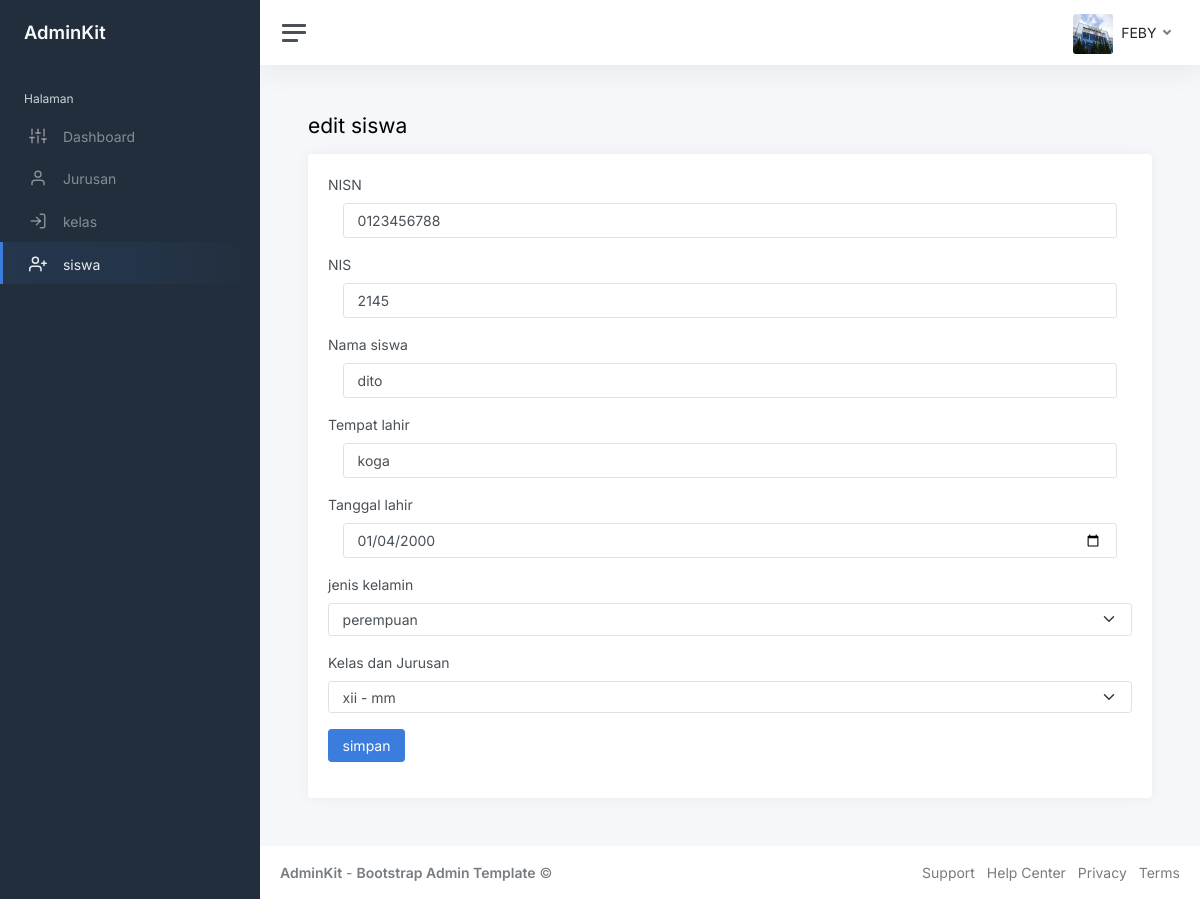
Screenshot of /index.php?page=edit-siswa&id=0123456788 (signed in) with the database file from the repository.
### tables this page shows
CREATE TABLE `siswa` (
  `nisn` char(10) NOT NULL,
  `nis` char(4) NOT NULL,
  `nama` varchar(35) NOT NULL,
  `tempat_lahir` varchar(30) NOT NULL,
  `tanggal_lahir` date NOT NULL,
  `jenis_kelamin` varchar(10) NOT NULL,
  `id_kelas` int(11) NOT NULL
);

CREATE TABLE `kelas` (
  `id_kelas` int(11) NOT NULL,
  `nm_kelas` varchar(10) NOT NULL,
  `id_jurusan` int(11) NOT NULL
);

### edit-siswa.php (the view, shortened to what this page needs)
<?php
$id = $_GET['id'];
$query = mysqli_query($koneksi, "SELECT * FROM siswa WHERE nisn='$id'");
$data = mysqli_fetch_array($query);
?>
<h1 class="h3 mb-3"> edit siswa</h1>
                    <div class="row">
                        <div class="col-12">
                            <div class="card flex-fill-fill">
                                <div class="card-body">
                                    <form method="post">
                                        <div class="mb-3">
                                            <label class="form-label">NISN</label>
                                            <div class="col-12">
                                                <input type="text" name="nisn" class="form-control" value="<?php echo $data['nisn']?>">
                                            </div>
                                        </div>
                                        <div class="mb-3">
                                            <label class="form-label">NIS</label>
                                            <div class="col-12">
                                                <input type="text" name="nis" class="form-control" value="<?php echo $data['nis']?>">
                                            </div>
                                        </div>
                                        <div class="mb-3">
                                            <label class="form-label">Nama siswa</label>
                                            <div class="col-12">
                                                <input type="text" name="nama" class="form-control" value="<?php echo $data['nama']?>">
                                            </div>
                                        </div>
                                        <div class="mb-3">
                                            <label class="form-label">Tempat lahir</label>
                                            <div class="col-12">
                                                <input type="text" name="Tempat_lahir" class="form-control" value="<?php echo $data['tempat_lahir']?>">
                                            </div>
                                        </div>
                                        <div class="mb-3">
                                            <label class="form-label">Tanggal lahir</label>
                                            <div class="col-12">
                                                <input type="date" name="Tanggal_lahir" class="form-control" value="<?php echo $data['tanggal_lahir']?>">
                                            </div>
                                        </div>
                                        <div class="mb-3">
                                            <label class="form-label">jenis kelamin</label>
                                            <select name="jenis_kelamin"class="form-select">
                                                <option value="perempuan"<?php if($data['jenis_kelamin']=='perempuan') { echo'selected';}?>>perempuan</option>
                                            </select>
                                        </div>
                                        <div class="mb-3">
                                            <label class="form-label">Kelas dan Jurusan</label>
                                            <select name="id_kelas"class="form-select">
                                                <?php
                                                 $query = mysqli_query($koneksi, "SELECT * FROM kelas INNER JOIN jurusan ON kelas.id_jurusan=jurusan.id_jurusan");
                                                 while ($kelas = mysqli_fetch_array($query)) {
                                                    ?>
                                                    <option value="<?php echo $kelas['id_kelas'] ?>"<?php if($data['id_kelas'] == $kelas['id_kelas']) { echo 'selected';}?> >
                                                    <?php  echo $kelas['nm_kelas'] ?> - <?php echo $kelas['nm_jurusan']?></option>
                                                    <?php
                                                 }
                                                ?>
                                            </select>
                                        </div>
                                        <div class="mb-3">
                                            <button class="btn btn-primary">simpan</button>
                                        </div>
                                    </form>
                                </div>
                            </div>
                        </div>
                    </div>

### rows the page displays
siswa: nisn "0123456788", nis "2145", nama "dito", Tempat_lahir "koga", Tanggal_lahir "01/04/2000", jenis_kelamin "perempuan", id_kelas "xii - mm"

### other values shown
$_SESSION['user']['nama'] "FEBY"
